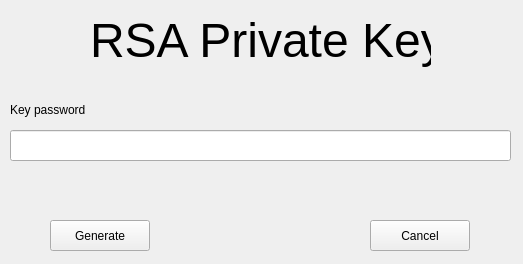
<?xml version="1.0" encoding="UTF-8"?>
<ui version="4.0">
 <class>rsa_window</class>
 <widget class="QWidget" name="rsa_window">
  <property name="geometry">
   <rect>
    <x>0</x>
    <y>0</y>
    <width>523</width>
    <height>264</height>
   </rect>
  </property>
  <property name="windowTitle">
   <string>RSA Private Key</string>
  </property>
  <widget class="QLabel" name="create_title">
   <property name="geometry">
    <rect>
     <x>90</x>
     <y>10</y>
     <width>341</width>
     <height>61</height>
    </rect>
   </property>
   <property name="font">
    <font>
     <pointsize>36</pointsize>
    </font>
   </property>
   <property name="contextMenuPolicy">
    <enum>Qt::NoContextMenu</enum>
   </property>
   <property name="text">
    <string>RSA Private Key</string>
   </property>
  </widget>
  <widget class="QLabel" name="rsa_label_1">
   <property name="geometry">
    <rect>
     <x>10</x>
     <y>100</y>
     <width>91</width>
     <height>19</height>
    </rect>
   </property>
   <property name="text">
    <string>Key password</string>
   </property>
  </widget>
  <widget class="QLineEdit" name="rsa_line_1">
   <property name="geometry">
    <rect>
     <x>10</x>
     <y>130</y>
     <width>501</width>
     <height>31</height>
    </rect>
   </property>
  </widget>
  <widget class="QPushButton" name="rsa_button_1">
   <property name="geometry">
    <rect>
     <x>50</x>
     <y>220</y>
     <width>100</width>
     <height>31</height>
    </rect>
   </property>
   <property name="text">
    <string>Generate</string>
   </property>
  </widget>
  <widget class="QPushButton" name="rsa_button_2">
   <property name="geometry">
    <rect>
     <x>370</x>
     <y>220</y>
     <width>100</width>
     <height>31</height>
    </rect>
   </property>
   <property name="text">
    <string>Cancel</string>
   </property>
  </widget>
 </widget>
 <resources/>
 <connections/>
</ui>
